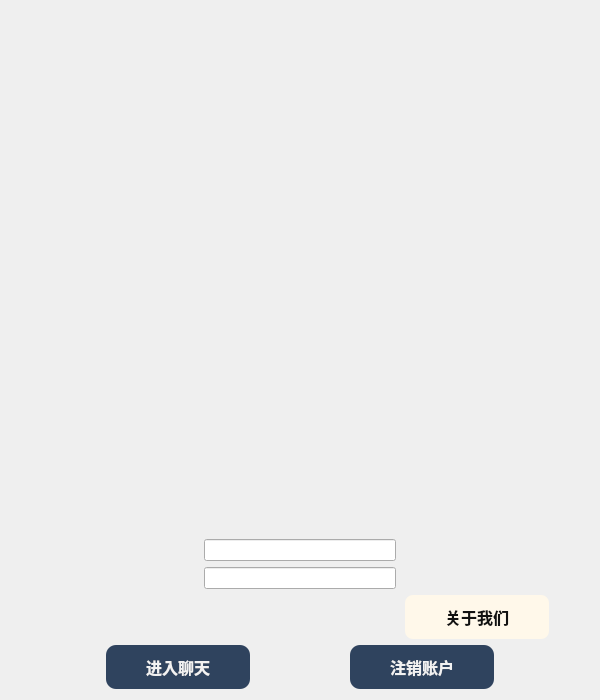
<?xml version="1.0" encoding="UTF-8"?>
<ui version="4.0">
 <class>person</class>
 <widget class="QDialog" name="person">
  <property name="geometry">
   <rect>
    <x>0</x>
    <y>0</y>
    <width>600</width>
    <height>700</height>
   </rect>
  </property>
  <property name="maximumSize">
   <size>
    <width>16777215</width>
    <height>16777215</height>
   </size>
  </property>
  <property name="windowTitle">
   <string>Dialog</string>
  </property>
  <property name="styleSheet">
   <string notr="true">background-image: url(:/png/小25.jpg);</string>
  </property>
  <layout class="QVBoxLayout" name="verticalLayout">
   <item>
    <spacer name="verticalSpacer">
     <property name="orientation">
      <enum>Qt::Vertical</enum>
     </property>
     <property name="sizeHint" stdset="0">
      <size>
       <width>20</width>
       <height>501</height>
      </size>
     </property>
    </spacer>
   </item>
   <item>
    <layout class="QHBoxLayout" name="horizontalLayout_3">
     <item>
      <spacer name="horizontalSpacer_3">
       <property name="orientation">
        <enum>Qt::Horizontal</enum>
       </property>
       <property name="sizeHint" stdset="0">
        <size>
         <width>40</width>
         <height>20</height>
        </size>
       </property>
      </spacer>
     </item>
     <item>
      <widget class="QLineEdit" name="le_name">
       <property name="readOnly">
        <bool>true</bool>
       </property>
      </widget>
     </item>
     <item>
      <spacer name="horizontalSpacer_5">
       <property name="orientation">
        <enum>Qt::Horizontal</enum>
       </property>
       <property name="sizeHint" stdset="0">
        <size>
         <width>40</width>
         <height>20</height>
        </size>
       </property>
      </spacer>
     </item>
    </layout>
   </item>
   <item>
    <layout class="QHBoxLayout" name="horizontalLayout_4">
     <item>
      <spacer name="horizontalSpacer_4">
       <property name="orientation">
        <enum>Qt::Horizontal</enum>
       </property>
       <property name="sizeHint" stdset="0">
        <size>
         <width>40</width>
         <height>20</height>
        </size>
       </property>
      </spacer>
     </item>
     <item>
      <widget class="QLineEdit" name="le_age">
       <property name="readOnly">
        <bool>true</bool>
       </property>
      </widget>
     </item>
     <item>
      <spacer name="horizontalSpacer_6">
       <property name="orientation">
        <enum>Qt::Horizontal</enum>
       </property>
       <property name="sizeHint" stdset="0">
        <size>
         <width>40</width>
         <height>20</height>
        </size>
       </property>
      </spacer>
     </item>
    </layout>
   </item>
   <item>
    <layout class="QHBoxLayout" name="horizontalLayout_2" stretch="7,0,0">
     <item>
      <spacer name="horizontalSpacer">
       <property name="orientation">
        <enum>Qt::Horizontal</enum>
       </property>
       <property name="sizeHint" stdset="0">
        <size>
         <width>40</width>
         <height>20</height>
        </size>
       </property>
      </spacer>
     </item>
     <item>
      <widget class="QPushButton" name="pushButton_3">
       <property name="cursor">
        <cursorShape>PointingHandCursor</cursorShape>
       </property>
       <property name="styleSheet">
        <string notr="true">QPushButton{
    border-color: rgb(207, 255, 243);
    text-decoration:none;
    
	background-color: rgb(255, 248, 234);
    color:#111111;
   
    padding:10px 40px 10px 40px;
    font-size:16px;
    font-family:微软雅黑，宋体，Arial,Helvetica,Verdana,sans-serif;
    font-weight:bold;
    border-radius:8px;    
}</string>
       </property>
       <property name="text">
        <string>关于我们</string>
       </property>
      </widget>
     </item>
     <item>
      <spacer name="horizontalSpacer_2">
       <property name="orientation">
        <enum>Qt::Horizontal</enum>
       </property>
       <property name="sizeHint" stdset="0">
        <size>
         <width>40</width>
         <height>20</height>
        </size>
       </property>
      </spacer>
     </item>
    </layout>
   </item>
   <item>
    <layout class="QHBoxLayout" name="horizontalLayout">
     <item>
      <spacer name="horizontalSpacer_7">
       <property name="orientation">
        <enum>Qt::Horizontal</enum>
       </property>
       <property name="sizeHint" stdset="0">
        <size>
         <width>40</width>
         <height>20</height>
        </size>
       </property>
      </spacer>
     </item>
     <item>
      <widget class="QPushButton" name="pushButton">
       <property name="cursor">
        <cursorShape>PointingHandCursor</cursorShape>
       </property>
       <property name="styleSheet">
        <string notr="true">QPushButton{
    border-color: rgb(207, 255, 243);
    text-decoration:none;
    background:#2f435e;
    color:#f2f2f2;
   
    padding:10px 40px 10px 40px;
    font-size:16px;
    font-family:微软雅黑，宋体，Arial,Helvetica,Verdana,sans-serif;
    font-weight:bold;
    border-radius:10px;    
}</string>
       </property>
       <property name="text">
        <string>进入聊天</string>
       </property>
      </widget>
     </item>
     <item>
      <spacer name="horizontalSpacer_9">
       <property name="orientation">
        <enum>Qt::Horizontal</enum>
       </property>
       <property name="sizeHint" stdset="0">
        <size>
         <width>40</width>
         <height>20</height>
        </size>
       </property>
      </spacer>
     </item>
     <item>
      <widget class="QPushButton" name="pushButton_2">
       <property name="cursor">
        <cursorShape>PointingHandCursor</cursorShape>
       </property>
       <property name="styleSheet">
        <string notr="true">QPushButton{
    border-color: rgb(207, 255, 243);
    text-decoration:none;
    background:#2f435e;
    color:#f2f2f2;
   
    padding:10px 40px 10px 40px;
    font-size:16px;
    font-family:微软雅黑，宋体，Arial,Helvetica,Verdana,sans-serif;
    font-weight:bold;
    border-radius:10px;    
}</string>
       </property>
       <property name="text">
        <string>注销账户</string>
       </property>
      </widget>
     </item>
     <item>
      <spacer name="horizontalSpacer_8">
       <property name="orientation">
        <enum>Qt::Horizontal</enum>
       </property>
       <property name="sizeHint" stdset="0">
        <size>
         <width>40</width>
         <height>20</height>
        </size>
       </property>
      </spacer>
     </item>
    </layout>
   </item>
  </layout>
 </widget>
 <resources/>
 <connections/>
</ui>
